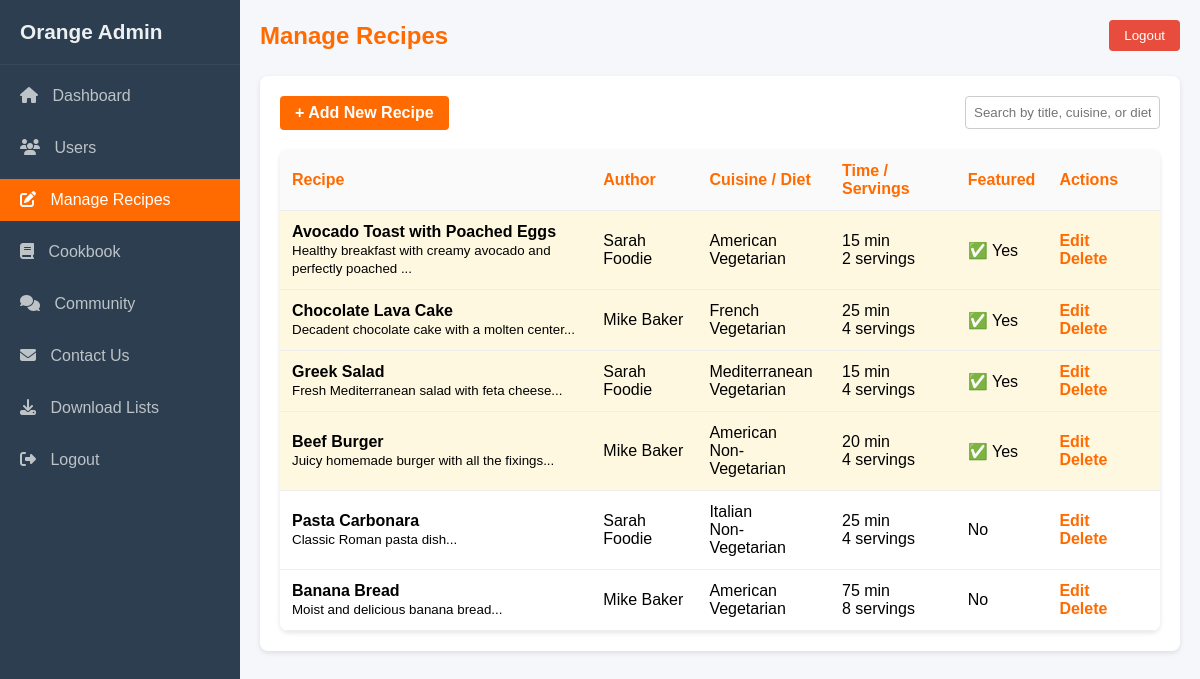
Screenshot of /admin/manage-recipes.php?error=invalid_recipe (signed in) with the database file from the repository.
### tables this page shows
CREATE TABLE `recipes` (
  `id` int(11) NOT NULL,
  `user_id` int(11) NOT NULL,
  `title` varchar(200) NOT NULL,
  `description` text DEFAULT NULL,
  `ingredients` text NOT NULL,
  `instructions` text NOT NULL,
  `cooking_time` int(11) DEFAULT NULL,
  `servings` int(11) DEFAULT NULL,
  `difficulty_level` enum('Easy','Medium','Hard') DEFAULT NULL,
  `cuisine_type` varchar(50) DEFAULT NULL,
  `dietary_preference` varchar(50) DEFAULT NULL,
  `featured_image` varchar(255) DEFAULT NULL,
  `views` int(11) DEFAULT 0,
  `is_featured` tinyint(1) DEFAULT 0,
  `created_at` timestamp NOT NULL DEFAULT current_timestamp(),
  `updated_at` timestamp NOT NULL DEFAULT current_timestamp() ON UPDATE current_timestamp()
);

CREATE TABLE `users` (
  `id` int(11) NOT NULL,
  `first_name` varchar(50) NOT NULL,
  `last_name` varchar(50) NOT NULL,
  `email` varchar(100) NOT NULL,
  `password` varchar(255) NOT NULL,
  `bio` text DEFAULT NULL,
  `failed_attempts` int(11) DEFAULT 0,
  `locked_until` datetime DEFAULT NULL,
  `is_admin` tinyint(1) DEFAULT 0,
  `created_at` timestamp NOT NULL DEFAULT current_timestamp(),
  `updated_at` timestamp NOT NULL DEFAULT current_timestamp() ON UPDATE current_timestamp()
);

### admin/manage-recipes.php (the view, shortened to what this page needs)
<?php
include 'auth.php';
$pageTitle = 'Manage Recipes';
$search = $_GET['search'] ?? '';
$condition = '';
$params = [];
$stmt = $db->prepare("SELECT r.*, u.first_name, u.last_name FROM recipes r JOIN users u ON r.user_id = u.id $condition ORDER BY r.created_at DESC");
$stmt->execute($params);
$recipes = $stmt->fetchAll();
?>
<!DOCTYPE html>
<html lang="en">
<head>
    <link rel="stylesheet" href="https://cdnjs.cloudflare.com/ajax/libs/font-awesome/6.5.0/css/all.min.css">
</head>
<body>
<div class="sidebar" id="sidebar">
    <div class="sidebar-header">Orange Admin</div>
    <ul class="nav-links">
        <li><a href="index.php"><i class="fas fa-home"></i> Dashboard</a></li>
        <li><a href="users.php"><i class="fas fa-users"></i> Users</a></li>
        <li><a href="manage-recipes.php"><i class="fas fa-edit"></i> Manage Recipes</a></li>
        <li><a href="cookbook.php"><i class="fas fa-book"></i> Cookbook</a></li>
        <li><a href="community.php"><i class="fas fa-comments"></i> Community</a></li>
        <li><a href="contact-messages.php"><i class="fas fa-envelope"></i> Contact Us</a></li>
        <li><a href="download-list.php"><i class="fas fa-download"></i> Download Lists</a></li>
        <li><a href="../logout.php"><i class="fas fa-sign-out-alt"></i> Logout</a></li>
    </ul>
</div>
<div class="main-content">
    <div class="header">
        <h1><?= htmlspecialchars($pageTitle) ?></h1>
        <form method="POST" action="../logout.php">
            <button type="submit" class="logout-btn">Logout</button>
        </form>
    </div>
    <div class="page-content">
        <div class="actions">
            <a href="add-recipe.php" class="btn-primary">+ Add New Recipe</a>
            <form method="GET" class="search-box">
                <input type="text" name="search" placeholder="Search by title, cuisine, or diet..."
                       value="<?= htmlspecialchars($search) ?>">
            </form>
        </div>
        <table>
            <thead>
                <tr>
                    <th>Recipe</th>
                    <th>Author</th>
                    <th>Cuisine / Diet</th>
                    <th>Time / Servings</th>
                    <th>Featured</th>
                    <th>Actions</th>
                </tr>
            </thead>
            <tbody>
                <?php foreach ($recipes as $r): ?>
                <tr class="<?= $r['is_featured'] ? 'featured' : '' ?>">
                    <td><strong><?= htmlspecialchars($r['title']) ?></strong><br><small><?= substr(htmlspecialchars($r['description'] ?? ''), 0, 60) ?>...</small></td>
                    <td><?= htmlspecialchars($r['first_name'] . ' ' . $r['last_name']) ?></td>
                    <td><?= htmlspecialchars($r['cuisine_type'] ?? '') ?><br><?= htmlspecialchars($r['dietary_preference'] ?? '') ?></td>
                    <td><?= $r['cooking_time'] ?? 0 ?> min<br><?= $r['servings'] ?? 0 ?> servings</td>
                    <td><?= $r['is_featured'] ? '✅ Yes' : 'No' ?></td>
                    <td class="actions-col">
                        <a href="edit-recipe.php?id=<?= $r['id'] ?>">Edit</a>
                        <a href="?delete=<?= $r['id'] ?>" class="delete-link" onclick="return confirm('Delete this recipe?')">Delete</a>
                    </td>
                </tr>
                <?php endforeach; ?>
            </tbody>
        </table>
    </div>
</div>
</body>
</html>

### admin/manage-recipes.php (style rules this page uses)
:root { --primary-orange: #FF6B00; --orange-light: #FF8E42; --orange-dark: #CC5500; --sidebar-bg: #2c3e50; --text-light: #ecf0f1; --main-bg: #f5f7fa; --card-bg: white; --shadow: 0 2px 5px rgba(0,0,0,0.1); }
* { margin: 0; padding: 0; box-sizing: border-box; }
body { font-family: Arial, sans-serif; background: var(--main-bg); min-height: 100vh; display: flex; }
.sidebar { width: 240px; background: var(--sidebar-bg); color: var(--text-light); padding: 20px 0; position: fixed; height: 100vh; top: 0; left: 0; z-index: 1000; overflow-y: auto; }
.sidebar-header { padding: 0 20px 20px; font-size: 1.3rem; font-weight: bold; border-bottom: 1px solid #34495e; }
.nav-links { list-style: none; padding: 0; }
.nav-links li { margin: 10px 0; }
.nav-links a { color: #bdc3c7; text-decoration: none; padding: 12px 20px; display: block; transition: all 0.3s; }
.nav-links a[href="manage-recipes.php"] { background: var(--primary-orange); color: white; }
.nav-links i { margin-right: 10px; }
.main-content { flex: 1; padding: 20px; margin-left: 240px; min-height: 100vh; position: relative; }
.header { display: flex; justify-content: space-between; align-items: center; margin-bottom: 25px; position: relative; }
.header h1 { color: var(--primary-orange); font-size: 1.5rem; }
.logout-btn { background: #e74c3c; color: white; border: none; padding: 8px 15px; border-radius: 4px; cursor: pointer; }
.page-content { background: var(--card-bg); padding: 20px; border-radius: 8px; box-shadow: var(--shadow); }
.actions { display: flex; justify-content: space-between; margin-bottom: 20px; flex-wrap: wrap; gap: 15px; }
.btn-primary { background: var(--primary-orange); color: white; text-decoration: none; padding: 8px 15px; border-radius: 4px; font-weight: bold; }
.search-box input { padding: 8px; border: 1px solid #ccc; border-radius: 4px; width: 100%; max-width: 300px; }
table { width: 100%; border-collapse: collapse; background: white; box-shadow: var(--shadow); border-radius: 8px; overflow: hidden; }
th, td { padding: 12px; text-align: left; border-bottom: 1px solid #eee; }
th { background: #fafafa; color: var(--primary-orange); }
.featured { background: #fff8e1; }
.actions-col a { margin-right: 10px; color: var(--primary-orange); text-decoration: none; font-weight: 600; }
.delete-link { color: #e74c3c; }

### rows the page displays
recipes: title "Avocado Toast with Poached Eggs", description "Healthy breakfast with creamy avocado and perfectly poached", user.last_name "Sarah Foodie", cuisine_type "American", dietary_preference "Vegetarian", cooking_time "15", servings "2", is_featured "✅ Yes"
recipes: title "Chocolate Lava Cake", description "Decadent chocolate cake with a molten center", user.last_name "Mike Baker", cuisine_type "French", dietary_preference "Vegetarian", cooking_time "25", servings "4", is_featured "✅ Yes"
recipes: title "Greek Salad", description "Fresh Mediterranean salad with feta cheese", user.last_name "Sarah Foodie", cuisine_type "Mediterranean", dietary_preference "Vegetarian", cooking_time "15", servings "4", is_featured "✅ Yes"
recipes: title "Beef Burger", description "Juicy homemade burger with all the fixings", user.last_name "Mike Baker", cuisine_type "American", dietary_preference "Non-Vegetarian", cooking_time "20", servings "4", is_featured "✅ Yes"
recipes: title "Pasta Carbonara", description "Classic Roman pasta dish", user.last_name "Sarah Foodie", cuisine_type "Italian", dietary_preference "Non-Vegetarian", cooking_time "25", servings "4", is_featured "No"
recipes: title "Banana Bread", description "Moist and delicious banana bread", user.last_name "Mike Baker", cuisine_type "American", dietary_preference "Vegetarian", cooking_time "75", servings "8", is_featured "No"

### other values shown
$pageTitle "Manage Recipes"
